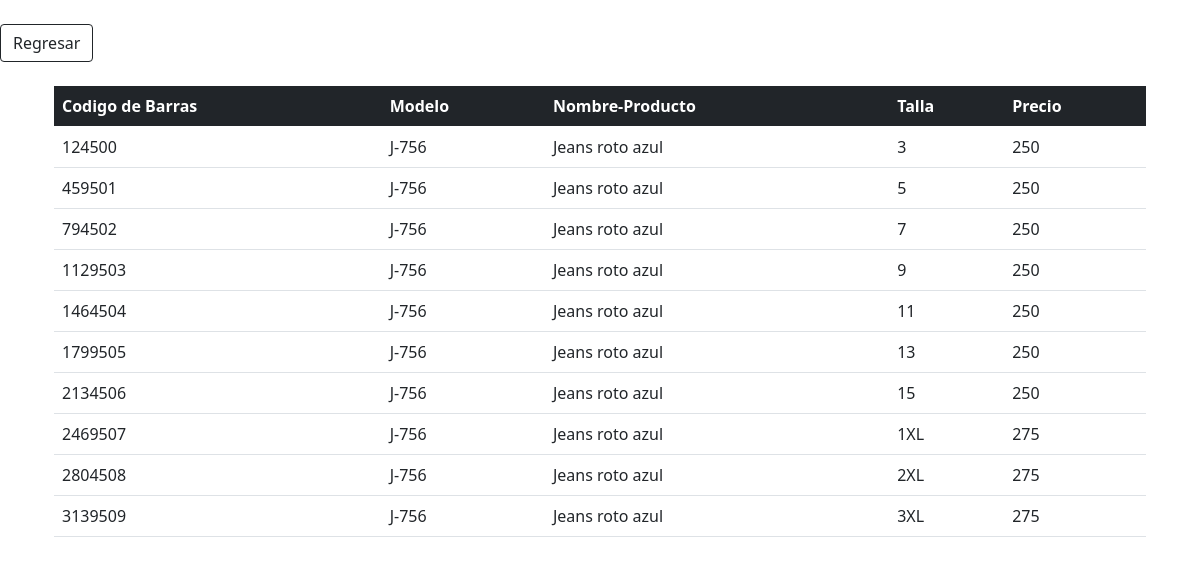
/productosBusqueda2.php?buscar=Jeans roto azul, run on the app's committed database.
### tables this page shows
CREATE TABLE `productos` (
  `CodigoBarras` int(100) NOT NULL,
  `modelo` varchar(100) NOT NULL,
  `NombreProducto` varchar(100) NOT NULL,
  `talla` varchar(100) NOT NULL,
  `precio` int(11) NOT NULL,
  `cantidad` int(11) NOT NULL,
  `imagen` varchar(100) NOT NULL
);

### productosBusqueda2.php (the view, shortened to what this page needs)
<!DOCTYPE html>
<html>
<body>
<link href="https://cdn.jsdelivr.net/npm/bootstrap@5.0.0-beta3/dist/css/bootstrap.min.css" rel="stylesheet">
<?php require_once "conexion.php" ?>
            <?php
            if(isset($_GET)){
    if(strlen($_GET['buscar']) >=1)
    {
$producto= $_GET['buscar'];
?>
<br>
<a href="compraPage.php">
<button type="button" class="btn btn-outline-dark">Regresar</button>
</a>
<div class="container center verpro">
<br>
<div class="container">
    <center>
<table class="table">
        <thead>
          <tr>
          <th class="bg-dark text-white">Codigo de Barras</th>
            <th class="bg-dark text-white">Modelo</th>
              <th class="bg-dark text-white">Nombre-Producto</th>
              <th class="bg-dark text-white">Talla</th>
              <th class="bg-dark text-white">Precio</th>
          </tr>
        </thead>
    <?php
    $consulta= "SELECT * FROM productos WHERE NombreProducto LIKE '%$producto%' OR talla = '$producto' OR CodigoBarras = '$producto'";
    $ejecutarconsulta= mysqli_query($db,$consulta);
    $verfilas= mysqli_num_rows($ejecutarconsulta);
    $fila= mysqli_fetch_array($ejecutarconsulta);
    if(!$ejecutarconsulta)
    {
        echo("ERROR en la consulta");
    }
    else
        {
            if($verfilas<1)
            {
                echo("<tr><td>Sin registros</td></tr>");
            }
            else
            {
                for($x=0; $x<=$fila; $x++)
                {
                    echo'
                        <tr>
                        <td>'.$fila[0].'</td>
                        <td>'.$fila[1].'</td>
                        <td>'.$fila[2].'</td>
                        <td>'.$fila[3].'</td>
                        <td>'.$fila[4].'</td>
                        </tr>';
                        $fila=mysqli_fetch_array($ejecutarconsulta);
                }
            }
        }
    }
}
    ?>
</table>
    </center>
</div>
</div>
</body>
</html>

### data on the page
productos: CodigoBarras "124500", modelo "J-756", NombreProducto "Jeans roto azul", talla "3", precio "250"
productos: CodigoBarras "459501", modelo "J-756", NombreProducto "Jeans roto azul", talla "5", precio "250"
productos: CodigoBarras "794502", modelo "J-756", NombreProducto "Jeans roto azul", talla "7", precio "250"
productos: CodigoBarras "1129503", modelo "J-756", NombreProducto "Jeans roto azul", talla "9", precio "250"
productos: CodigoBarras "1464504", modelo "J-756", NombreProducto "Jeans roto azul", talla "11", precio "250"
productos: CodigoBarras "1799505", modelo "J-756", NombreProducto "Jeans roto azul", talla "13", precio "250"
productos: CodigoBarras "2134506", modelo "J-756", NombreProducto "Jeans roto azul", talla "15", precio "250"
productos: CodigoBarras "2469507", modelo "J-756", NombreProducto "Jeans roto azul", talla "1XL", precio "275"
productos: CodigoBarras "2804508", modelo "J-756", NombreProducto "Jeans roto azul", talla "2XL", precio "275"
productos: CodigoBarras "3139509", modelo "J-756", NombreProducto "Jeans roto azul", talla "3XL", precio "275"
